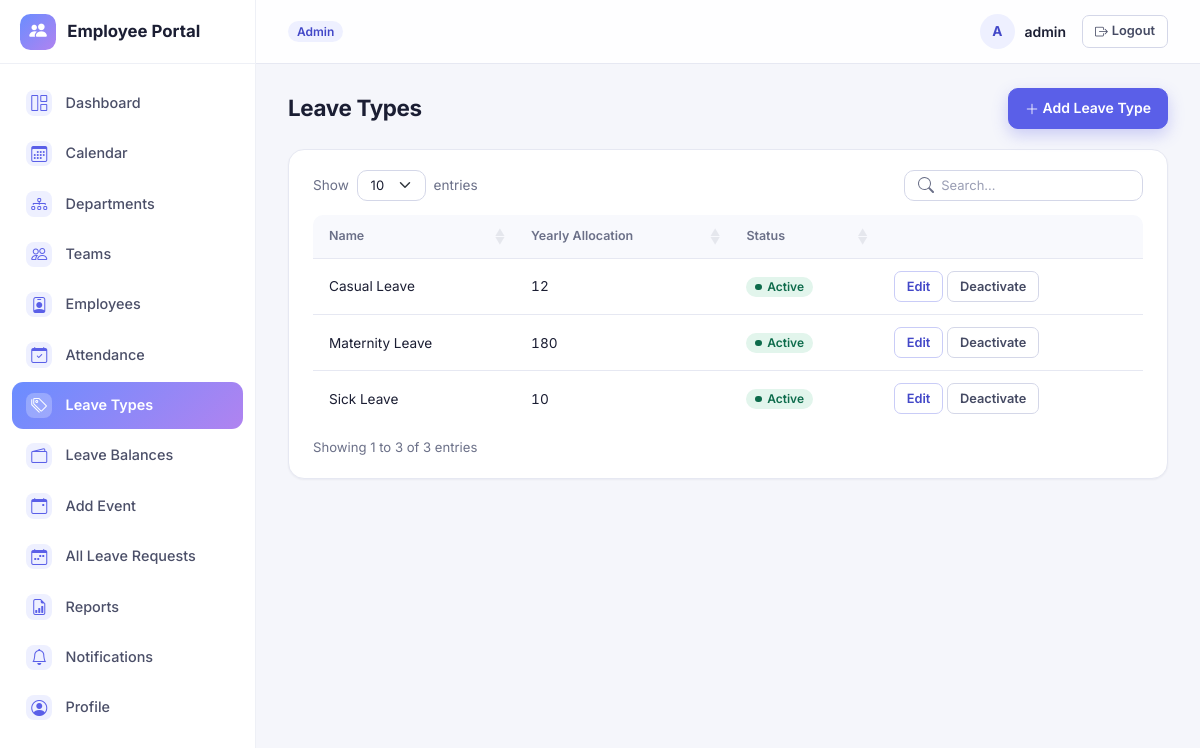
Page /leave-types/ (signed in) on the committed database.
### accounts/models.py (models this page shows, shortened)
class User(AbstractUser):
    class Role(models.TextChoices):
        ADMIN = 'ADMIN', 'Admin'
        HR = 'HR', 'HR'
        TEAM_LEAD = 'TEAM_LEAD', 'Team Lead'
        EMPLOYEE = 'EMPLOYEE', 'Employee'
    role = models.CharField(max_length=20, choices=Role.choices, default=Role.EMPLOYEE)
    phone = models.CharField(max_length=20, blank=True)
    address = models.TextField(blank=True)
    emergency_contact = models.CharField(max_length=100, blank=True)
    profile_image = models.ImageField(upload_to='profile_images/', blank=True, null=True)
    def is_team_lead(self):
        return self.role == self.Role.TEAM_LEAD
    def can_manage_employees(self):
        return self.role in (self.Role.ADMIN, self.Role.HR)

### employeeApp/models/leave.py (models this page shows, shortened)
class LeaveType(models.Model):
    name = models.CharField(max_length=50, unique=True)
    default_yearly_allocation = models.PositiveIntegerField(default=0)
    is_active = models.BooleanField(default=True)
    class Meta:
        ordering = ['name']

### employeeApp/views/leave.py (the view)
# urls.py: path('leave-types/', views.leave_type_list, name='leave_type_list'),
@admin_hr_required
def leave_type_list(request):
    leave_types = LeaveType.objects.all()
    return render(request, 'employeeApp/leave_type_list.html', {'leave_types': leave_types})

### employeeApp/context_processors.py (called while the page is built)
def unread_notifications(request):
    if request.user.is_authenticated:
        qs = Notification.objects.filter(user=request.user, is_read=False)
        return {
            'unread_notification_count': qs.count(),
            'recent_notifications': qs[:5],
        }
    return {'unread_notification_count': 0, 'recent_notifications': []}

### employeeApp/templates/employeeApp/leave_type_list.html (shortened to what this page needs)
{% extends "base.html" %}
{% block content %}
<div class="page-header">
    <h1>Leave Types</h1>
    <a href="{% url 'employeeApp:leave_type_add' %}" class="btn btn-primary"><i class="bi bi-plus-lg"></i> Add Leave Type</a>
</div>
<div class="table-card">
    <table class="table table-hover align-middle dt-table">
        <thead><tr><th>Name</th><th>Yearly Allocation</th><th>Status</th><th class="no-sort"></th></tr></thead>
        <tbody>
        {% for lt in leave_types %}
            <tr>
                <td>{{ lt.name }}</td>
                <td>{{ lt.default_yearly_allocation }}</td>
                <td>{% if lt.is_active %}<span class="badge bg-success">Active</span>{% else %}<span class="badge bg-secondary">Inactive</span>{% endif %}</td>
                <td class="text-nowrap">
                    <a href="{% url 'employeeApp:leave_type_edit' lt.pk %}" class="btn btn-sm btn-outline-primary">Edit</a>
                    <a href="{% url 'employeeApp:leave_type_toggle' lt.pk %}" class="btn btn-sm btn-outline-secondary">
                        {% if lt.is_active %}Deactivate{% else %}Activate{% endif %}
                    </a>
                </td>
            </tr>
        {% empty %}
            <tr><td colspan="4" class="text-muted text-center py-4">No leave types configured yet.</td></tr>
        {% endfor %}
        </tbody>
    </table>
</div>
{% endblock %}

### employeeApp/templates/base.html (shortened to what this page needs)
{% load static %}
<!DOCTYPE html>
<html lang="en">
<head>
    <link href="https://cdn.jsdelivr.net/npm/bootstrap@5.3.3/dist/css/bootstrap.min.css" rel="stylesheet">
    <link rel="stylesheet" href="https://cdn.jsdelivr.net/npm/bootstrap-icons@1.11.3/font/bootstrap-icons.css">
    <link rel="stylesheet" href="https://cdn.jsdelivr.net/npm/datatables.net-bs5@1.13.11/css/dataTables.bootstrap5.min.css">
    <link rel="stylesheet" href="https://cdn.jsdelivr.net/npm/datatables.net-responsive-bs5@2.5.1/css/responsive.bootstrap5.min.css">
    <link rel="stylesheet" href="{% static 'employeeApp/style.css' %}">
</head>
<body>
{% if user.is_authenticated %}
<div class="app-shell">
    <aside class="sidebar" id="app-sidebar" aria-label="Main navigation">
        <div class="sidebar-brand">
            <span class="brand-mark"><i class="bi bi-people-fill"></i></span>
            <span>Employee Portal</span>
        </div>
        <nav class="sidebar-nav">
            <a href="{% url 'accounts:redirect_dashboard' %}" class="nav-link {% if 'dashboard' in request.path %}active{% endif %}">
                <i class="bi bi-grid-1x2"></i> Dashboard
            </a>
            <a href="{% url 'employeeApp:calendar_view' %}" class="nav-link {% if 'calendar' in request.path %}active{% endif %}">
                <i class="bi bi-calendar3"></i> Calendar
            </a>
            {% if user.can_manage_employees %}
            <a href="{% url 'employeeApp:department_list' %}" class="nav-link {% if 'departments' in request.path %}active{% endif %}">
                <i class="bi bi-diagram-3"></i> Departments
            </a>
            <a href="{% url 'employeeApp:team_list' %}" class="nav-link {% if 'teams' in request.path %}active{% endif %}">
                <i class="bi bi-people"></i> Teams
            </a>
            {% endif %}
            <a href="{% url 'employeeApp:employee_list' %}" class="nav-link {% if 'employees' in request.path %}active{% endif %}">
                <i class="bi bi-person-badge"></i> Employees
            </a>
            <a href="{% if user.is_team_lead or user.can_manage_employees %}{% url 'employeeApp:attendance_list' %}{% else %}{% url 'employeeApp:my_attendance' %}{% endif %}" class="nav-link ">
                <i class="bi bi-calendar-check"></i> Attendance
            </a>
            {% if user.can_manage_employees %}
            <a href="{% url 'employeeApp:leave_type_list' %}" class="nav-link {% if 'leave-types' in request.path %}active{% endif %}">
                <i class="bi bi-tags"></i> Leave Types
            </a>
            <a href="{% url 'employeeApp:leave_balance_list' %}" class="nav-link {% if 'leave-balances' in request.path %}active{% endif %}">
                <i class="bi bi-wallet2"></i> Leave Balances
            </a>
            <a href="{% url 'employeeApp:calendar_event_list' %}" class="nav-link {% if 'calendar-events' in request.path %}active{% endif %}">
                <i class="bi bi-calendar-event"></i> Add Event
            </a>
            <a href="{% url 'employeeApp:all_leave_requests' %}" class="nav-link {% if 'leave/all' in request.path %}active{% endif %}">
                <i class="bi bi-calendar-week"></i> All Leave Requests
            </a>
            {% elif user.is_team_lead %}
            <a href="{% url 'employeeApp:team_leave_requests' %}" class="nav-link {% if 'leave/team' in request.path %}active{% endif %}">
                <i class="bi bi-calendar-week"></i> Team Leave Requests
            </a>
            {% endif %}
            <a href="{% url 'employeeApp:attendance_report' %}" class="nav-link {% if 'reports' in request.path %}active{% endif %}">
                <i class="bi bi-file-earmark-bar-graph"></i> Reports
            </a>
            <a href="{% url 'employeeApp:notification_list' %}" class="nav-link {% if 'notifications' in request.path %}active{% endif %}">
                <i class="bi bi-bell"></i> Notifications
            </a>
            <a href="{% url 'accounts:profile' %}" class="nav-link {% if 'profile' in request.path or 'password-change' in request.path %}active{% endif %}">
                <i class="bi bi-person-circle"></i> Profile
            </a>
        </nav>
    </aside>
    <div class="main-col">
        <header class="topbar">
            <div class="topbar-role">
                <span class="badge role-badge">{{ user.get_role_display }}</span>
            </div>
            <div class="topbar-user">
                <div class="user-chip">
                    <span class="avatar">{% if user.profile_image %}<img src="{{ user.profile_image.url }}" alt="">{% else %}{{ user.get_full_name|default:user.username|slice:":1"|upper }}{% endif %}</span>
                    <span class="user-name">{{ user.get_full_name|default:user.username }}</span>
                </div>
                <a href="{% url 'accounts:logout' %}" class="btn btn-sm btn-outline-secondary btn-logout" aria-label="Log out"><i class="bi bi-box-arrow-right"></i><span class="d-none d-sm-inline ms-1">Logout</span></a>
            </div>
        </header>
        <main class="content">
            {% block content %}{% endblock %}
        </main>
    </div>
</div>
{% endif %}
</body>
</html>

### rows in the picture
User: role "Admin", get_full_name "A", get_full_name "admin"
LeaveType: name "Casual Leave", default_yearly_allocation "12", is_active "Active"
LeaveType: name "Maternity Leave", default_yearly_allocation "180", is_active "Active"
LeaveType: name "Sick Leave", default_yearly_allocation "10", is_active "Active"
